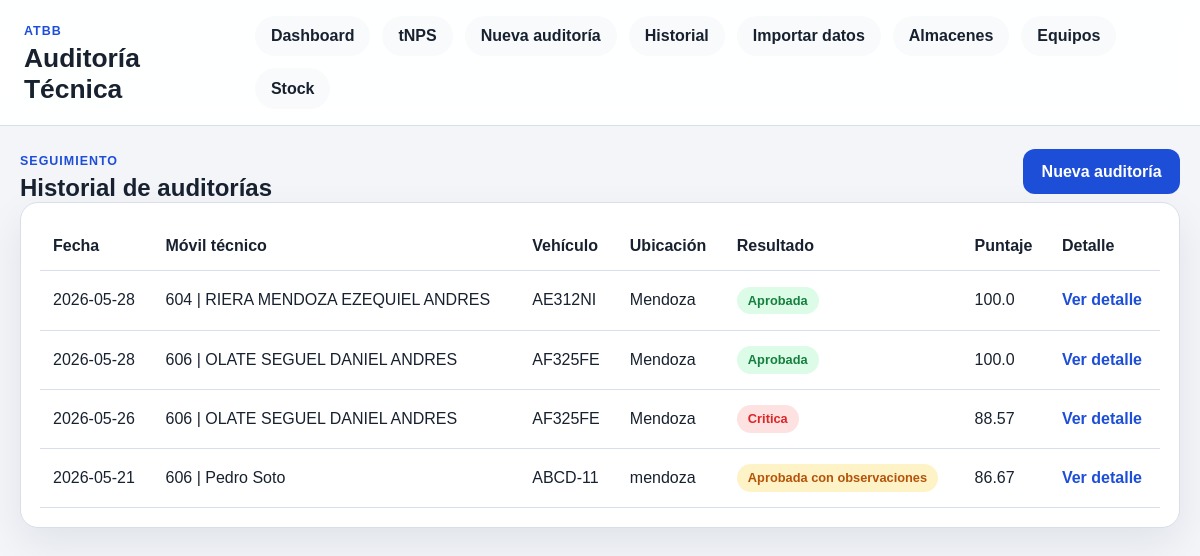
/audits, run on the app's committed database.
### tables this page shows
CREATE TABLE "audits" (
            id INTEGER PRIMARY KEY AUTOINCREMENT,
            created_at TEXT NOT NULL DEFAULT CURRENT_TIMESTAMP,
            audit_date TEXT NOT NULL,
            auditor_name TEXT NOT NULL,
            auditor_signature_path TEXT,
            technician_signature_path TEXT,
            technician_display_name TEXT,
            technician_employee_code TEXT,
            location TEXT NOT NULL,
            installation_type TEXT NOT NULL,
            total_score REAL NOT NULL DEFAULT 0,
            result_status TEXT NOT NULL,
            general_notes TEXT,
            mobile_unit_id INTEGER,
            technician_id INTEGER,
            vehicle_id INTEGER NOT NULL, serialized_stock_status TEXT, serialized_stock_notes TEXT, material_stock_status TEXT, material_stock_notes TEXT,
            FOREIGN KEY (mobile_unit_id) REFERENCES mobile_units (id),
            FOREIGN KEY (technician_id) REFERENCES technicians (id),
            FOREIGN KEY (vehicle_id) REFERENCES vehicles (id)
        );

CREATE TABLE mobile_units (
            id INTEGER PRIMARY KEY AUTOINCREMENT,
            mobile_code TEXT NOT NULL UNIQUE,
            technician_id INTEGER,
            notes TEXT, user_name TEXT, warehouse_description TEXT, warehouse_type TEXT, is_enabled INTEGER NOT NULL DEFAULT 1,
            FOREIGN KEY (technician_id) REFERENCES technicians (id)
        );

CREATE TABLE vehicles (
            id INTEGER PRIMARY KEY AUTOINCREMENT,
            plate TEXT NOT NULL UNIQUE,
            brand TEXT NOT NULL,
            model TEXT NOT NULL
        , year INTEGER, status TEXT NOT NULL DEFAULT 'activo', assigned_employee_code TEXT, review_date TEXT, insurance_expiry TEXT, unit_number TEXT, odometer_km INTEGER, extinguisher_expiry TEXT, gnc_expiry TEXT, rto_expiry TEXT, botiquin_expiry TEXT);

### app/routes.py (the view)
@main.route("/audits")
def audit_list():
    audits = fetch_all_audits()
    return render_template("audits.html", audits=audits)

### app/models.py (called while the page is built)
def get_db():
    if "db_conn" not in g:
        connection = sqlite3.connect(current_app.config["DATABASE_PATH"])
        connection.row_factory = sqlite3.Row
        g.db_conn = connection
    return g.db_conn

def fetch_all_audits():
    rows = get_db().execute(
        """
        SELECT
            audits.id,
            audits.audit_date,
            audits.location,
            audits.installation_type,
            audits.total_score,
            audits.result_status,
            mobile_units.mobile_code,
            COALESCE(technicians.name, audits.technician_display_name) AS technician_name,
            vehicles.plate AS vehicle_plate
        FROM audits
        LEFT JOIN mobile_units ON mobile_units.id = audits.mobile_unit_id
        LEFT JOIN technicians ON technicians.id = audits.technician_id
        INNER JOIN vehicles ON vehicles.id = audits.vehicle_id
        ORDER BY audits.created_at DESC
        """
    ).fetchall()
    return [dict(row) for row in rows]

### app/templates/audits.html (shortened to what this page needs)
{% extends "base.html" %}
{% block content %}
<section class="section-heading">
    <div>
        <p class="eyebrow">Seguimiento</p>
        <h2>Historial de auditorías</h2>
    </div>
    <a class="button button-primary" href="{{ url_for('main.new_audit') }}">Nueva auditoría</a>
</section>
<section class="card table-card">
    {% if audits %}
        <div class="table-wrap">
            <table>
                <thead>
                    <tr>
                        <th>Fecha</th>
                        <th>Móvil técnico</th>
                        <th>Vehículo</th>
                        <th>Ubicación</th>
                        <th>Resultado</th>
                        <th>Puntaje</th>
                        <th>Detalle</th>
                    </tr>
                </thead>
                <tbody>
                    {% for audit in audits %}
                        <tr>
                            <td>{{ audit.audit_date }}</td>
                            <td>{% if audit.mobile_code %}{{ audit.mobile_code }} | {% endif %}{{ audit.technician_name }}</td>
                            <td>{{ audit.vehicle_plate }}</td>
                            <td>{{ audit.location }}</td>
                            <td><span class="badge badge-{{ audit.result_status|lower|replace(' ', '-') }}">{{ audit.result_status }}</span></td>
                            <td>{{ audit.total_score }}</td>
                            <td><a class="table-link" href="{{ url_for('main.audit_detail', audit_id=audit.id) }}">Ver detalle</a></td>
                        </tr>
                    {% endfor %}
                </tbody>
            </table>
        </div>
    {% else %}
        <p class="empty-state">Todavía no hay registros para mostrar.</p>
    {% endif %}
</section>
{% endblock %}

### app/static/css/main.css (style rules this page uses)
:root { --bg: #f3f5f9; --surface: #ffffff; --surface-alt: #f8fafc; --border: #d8dfeb; --text: #18212f; --muted: #5f6b7a; --primary: #1d4ed8; --primary-soft: #dbeafe; --danger: #dc2626; --danger-soft: #fee2e2; --success: #15803d; --success-soft: #dcfce7; --warning: #b45309; --warning-soft: #fef3c7; --shadow: 0 16px 40px rgba(15, 23, 42, 0.08); --radius: 18px; }
* { box-sizing: border-box; }
body { margin: 0; font-family: Arial, Helvetica, sans-serif; background: var(--bg); color: var(--text); }
a { color: inherit; text-decoration: none; }
.brand h1, .hero h2, .section-heading h2, .section-heading h3 { margin: 0; }
.brand-kicker, .eyebrow { display: inline-block; margin-bottom: 0.35rem; font-size: 0.78rem; font-weight: 700; letter-spacing: 0.08em; text-transform: uppercase; color: var(--primary); }
.hero, .card, .section-heading { display: flex; align-items: center; justify-content: space-between; gap: 1rem; }
.hero, .card { padding: 1.2rem; border: 1px solid var(--border); border-radius: var(--radius); background: var(--surface); box-shadow: var(--shadow); }
.button { display: inline-flex; align-items: center; justify-content: center; min-height: 44px; padding: 0.85rem 1.15rem; border: 0; border-radius: 12px; font-weight: 700; cursor: pointer; }
.button-primary { background: var(--primary); color: #ffffff; }
.badge, .weight-chip, .critical-chip { display: inline-flex; align-items: center; justify-content: center; padding: 0.4rem 0.7rem; border-radius: 999px; font-size: 0.8rem; font-weight: 700; }
.badge-aprobada { background: var(--success-soft); color: var(--success); }
.badge-aprobada-con-observaciones { background: var(--warning-soft); color: var(--warning); }
.badge-critica, .badge-rechazada, .badge-no-cumple, .critical-chip { background: var(--danger-soft); color: var(--danger); }
.table-card { display: block; }
.table-wrap { overflow-x: auto; }
table { width: 100%; border-collapse: collapse; }
th, td { padding: 0.95rem 0.8rem; border-bottom: 1px solid var(--border); text-align: left; }
.table-link { color: var(--primary); font-weight: 700; }

### data on the page
audits: audit_date "2026-05-28", mobile_code "604", technician_name "RIERA MENDOZA EZEQUIEL ANDRES", vehicle_plate "AE312NI", location "Mendoza", result_status "Aprobada", total_score "100.0"
audits: audit_date "2026-05-28", mobile_code "606", technician_name "OLATE SEGUEL DANIEL ANDRES", vehicle_plate "AF325FE", location "Mendoza", result_status "Aprobada", total_score "100.0"
audits: audit_date "2026-05-26", mobile_code "606", technician_name "OLATE SEGUEL DANIEL ANDRES", vehicle_plate "AF325FE", location "Mendoza", result_status "Critica", total_score "88.57"
audits: audit_date "2026-05-21", mobile_code "606", technician_name "Pedro Soto", vehicle_plate "ABCD-11", location "mendoza", result_status "Aprobada con observaciones", total_score "86.67"
